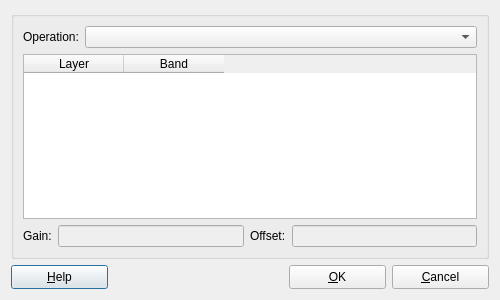
<?xml version="1.0" encoding="UTF-8"?>
<ui version="4.0">
 <class>LoadArithmeticOpDialogForm</class>
 <widget class="QDialog" name="LoadArithmeticOpDialogForm">
  <property name="geometry">
   <rect>
    <x>0</x>
    <y>0</y>
    <width>500</width>
    <height>300</height>
   </rect>
  </property>
  <property name="sizePolicy">
   <sizepolicy hsizetype="Preferred" vsizetype="Preferred">
    <horstretch>0</horstretch>
    <verstretch>0</verstretch>
   </sizepolicy>
  </property>
  <property name="minimumSize">
   <size>
    <width>500</width>
    <height>300</height>
   </size>
  </property>
  <property name="maximumSize">
   <size>
    <width>5000</width>
    <height>5000</height>
   </size>
  </property>
  <property name="windowTitle">
   <string>Arithmetic Operations</string>
  </property>
  <property name="layoutDirection">
   <enum>Qt::LeftToRight</enum>
  </property>
  <layout class="QGridLayout" name="gridLayout_7">
   <item row="0" column="0">
    <layout class="QGridLayout" name="gridLayout_6">
     <item row="0" column="0">
      <widget class="QGroupBox" name="groupBox">
       <property name="title">
        <string/>
       </property>
       <layout class="QGridLayout" name="gridLayout_4">
        <item row="0" column="0">
         <layout class="QGridLayout" name="gridLayout_3">
          <item row="0" column="0">
           <layout class="QGridLayout" name="gridLayout_2">
            <item row="0" column="0">
             <widget class="QLabel" name="label">
              <property name="text">
               <string>Operation:</string>
              </property>
             </widget>
            </item>
            <item row="0" column="1">
             <widget class="QComboBox" name="m_operationComboBox">
              <property name="sizePolicy">
               <sizepolicy hsizetype="Expanding" vsizetype="Fixed">
                <horstretch>0</horstretch>
                <verstretch>0</verstretch>
               </sizepolicy>
              </property>
             </widget>
            </item>
           </layout>
          </item>
          <item row="1" column="0">
           <widget class="QTableWidget" name="m_layersTableWidget">
            <property name="maximumSize">
             <size>
              <width>16777215</width>
              <height>192</height>
             </size>
            </property>
            <column>
             <property name="text">
              <string>Layer</string>
             </property>
            </column>
            <column>
             <property name="text">
              <string>Band</string>
             </property>
            </column>
           </widget>
          </item>
          <item row="2" column="0">
           <layout class="QGridLayout" name="gridLayout">
            <item row="0" column="0">
             <widget class="QLabel" name="label_2">
              <property name="text">
               <string>Gain:</string>
              </property>
             </widget>
            </item>
            <item row="0" column="1">
             <widget class="QLineEdit" name="m_gainLineEdit">
              <property name="enabled">
               <bool>false</bool>
              </property>
             </widget>
            </item>
            <item row="0" column="2">
             <widget class="QLabel" name="label_3">
              <property name="text">
               <string>Offset:</string>
              </property>
             </widget>
            </item>
            <item row="0" column="3">
             <widget class="QLineEdit" name="m_offsetLineEdit">
              <property name="enabled">
               <bool>false</bool>
              </property>
             </widget>
            </item>
           </layout>
          </item>
         </layout>
        </item>
       </layout>
      </widget>
     </item>
     <item row="1" column="0">
      <layout class="QGridLayout" name="gridLayout_5">
       <item row="0" column="0">
        <widget class="QPushButton" name="m_helpPushButton">
         <property name="sizePolicy">
          <sizepolicy hsizetype="Fixed" vsizetype="Fixed">
           <horstretch>0</horstretch>
           <verstretch>0</verstretch>
          </sizepolicy>
         </property>
         <property name="minimumSize">
          <size>
           <width>97</width>
           <height>24</height>
          </size>
         </property>
         <property name="text">
          <string>&amp;Help</string>
         </property>
        </widget>
       </item>
       <item row="0" column="1">
        <spacer name="horizontalSpacer">
         <property name="orientation">
          <enum>Qt::Horizontal</enum>
         </property>
         <property name="sizeHint" stdset="0">
          <size>
           <width>136</width>
           <height>20</height>
          </size>
         </property>
        </spacer>
       </item>
       <item row="0" column="2">
        <widget class="QPushButton" name="m_okPushButton">
         <property name="sizePolicy">
          <sizepolicy hsizetype="Fixed" vsizetype="Fixed">
           <horstretch>0</horstretch>
           <verstretch>0</verstretch>
          </sizepolicy>
         </property>
         <property name="minimumSize">
          <size>
           <width>97</width>
           <height>24</height>
          </size>
         </property>
         <property name="text">
          <string>&amp;OK</string>
         </property>
        </widget>
       </item>
       <item row="0" column="3">
        <widget class="QPushButton" name="m_cancelPushButton">
         <property name="sizePolicy">
          <sizepolicy hsizetype="Fixed" vsizetype="Fixed">
           <horstretch>0</horstretch>
           <verstretch>0</verstretch>
          </sizepolicy>
         </property>
         <property name="minimumSize">
          <size>
           <width>97</width>
           <height>24</height>
          </size>
         </property>
         <property name="text">
          <string>&amp;Cancel</string>
         </property>
        </widget>
       </item>
      </layout>
     </item>
    </layout>
   </item>
  </layout>
 </widget>
 <resources/>
 <connections>
  <connection>
   <sender>m_cancelPushButton</sender>
   <signal>clicked()</signal>
   <receiver>LoadArithmeticOpDialogForm</receiver>
   <slot>close()</slot>
   <hints>
    <hint type="sourcelabel">
     <x>388</x>
     <y>361</y>
    </hint>
    <hint type="destinationlabel">
     <x>224</x>
     <y>189</y>
    </hint>
   </hints>
  </connection>
 </connections>
</ui>
